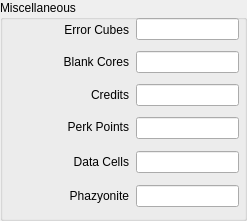
   <widget class="QGroupBox" name="misc_group">
    <property name="geometry">
     <rect>
      <x>9</x>
      <y>409</y>
      <width>247</width>
      <height>221</height>
     </rect>
    </property>
    <property name="font">
     <font>
      <pointsize>9</pointsize>
     </font>
    </property>
    <property name="title">
     <string>Miscellaneous</string>
    </property>
    <property name="checkable">
     <bool>false</bool>
    </property>
    <widget class="QLabel" name="error_label">
     <property name="geometry">
      <rect>
       <x>22</x>
       <y>19</y>
       <width>107</width>
       <height>22</height>
      </rect>
     </property>
     <property name="font">
      <font>
       <family>MS Shell Dlg 2</family>
       <pointsize>9</pointsize>
       <weight>50</weight>
       <bold>false</bold>
       <kerning>true</kerning>
      </font>
     </property>
     <property name="text">
      <string>Error Cubes</string>
     </property>
     <property name="textFormat">
      <enum>Qt::PlainText</enum>
     </property>
     <property name="alignment">
      <set>Qt::AlignRight|Qt::AlignVCenter|Qt::AlignTrailing</set>
     </property>
     <property name="margin">
      <number>0</number>
     </property>
    </widget>
    <widget class="QLineEdit" name="error_text">
     <property name="geometry">
      <rect>
       <x>136</x>
       <y>18</y>
       <width>103</width>
       <height>22</height>
      </rect>
     </property>
     <property name="font">
      <font>
       <pointsize>9</pointsize>
      </font>
     </property>
     <property name="inputMethodHints">
      <set>Qt::ImhDigitsOnly</set>
     </property>
    </widget>
    <widget class="QLabel" name="core_label">
     <property name="geometry">
      <rect>
       <x>22</x>
       <y>51</y>
       <width>107</width>
       <height>22</height>
      </rect>
     </property>
     <property name="font">
      <font>
       <family>MS Shell Dlg 2</family>
       <pointsize>9</pointsize>
       <weight>50</weight>
       <bold>false</bold>
       <kerning>true</kerning>
      </font>
     </property>
     <property name="text">
      <string>Blank Cores</string>
     </property>
     <property name="textFormat">
      <enum>Qt::PlainText</enum>
     </property>
     <property name="alignment">
      <set>Qt::AlignRight|Qt::AlignVCenter|Qt::AlignTrailing</set>
     </property>
     <property name="margin">
      <number>0</number>
     </property>
    </widget>
    <widget class="QLineEdit" name="core_text">
     <property name="geometry">
      <rect>
       <x>136</x>
       <y>51</y>
       <width>103</width>
       <height>22</height>
      </rect>
     </property>
     <property name="font">
      <font>
       <pointsize>9</pointsize>
      </font>
     </property>
     <property name="inputMethodHints">
      <set>Qt::ImhDigitsOnly</set>
     </property>
    </widget>
    <widget class="QLabel" name="credits_label">
     <property name="geometry">
      <rect>
       <x>22</x>
       <y>84</y>
       <width>107</width>
       <height>22</height>
      </rect>
     </property>
     <property name="font">
      <font>
       <family>MS Shell Dlg 2</family>
       <pointsize>9</pointsize>
       <weight>50</weight>
       <bold>false</bold>
       <kerning>true</kerning>
      </font>
     </property>
     <property name="text">
      <string>Credits</string>
     </property>
     <property name="textFormat">
      <enum>Qt::PlainText</enum>
     </property>
     <property name="alignment">
      <set>Qt::AlignRight|Qt::AlignVCenter|Qt::AlignTrailing</set>
     </property>
     <property name="margin">
      <number>0</number>
     </property>
    </widget>
    <widget class="QLineEdit" name="credits_text">
     <property name="geometry">
      <rect>
       <x>136</x>
       <y>84</y>
       <width>103</width>
       <height>22</height>
      </rect>
     </property>
     <property name="font">
      <font>
       <pointsize>9</pointsize>
      </font>
     </property>
     <property name="inputMethodHints">
      <set>Qt::ImhDigitsOnly</set>
     </property>
    </widget>
    <widget class="QLabel" name="perk_label">
     <property name="geometry">
      <rect>
       <x>22</x>
       <y>116</y>
       <width>107</width>
       <height>22</height>
      </rect>
     </property>
     <property name="font">
      <font>
       <family>MS Shell Dlg 2</family>
       <pointsize>9</pointsize>
       <weight>50</weight>
       <bold>false</bold>
       <kerning>true</kerning>
      </font>
     </property>
     <property name="text">
      <string>Perk Points</string>
     </property>
     <property name="textFormat">
      <enum>Qt::PlainText</enum>
     </property>
     <property name="alignment">
      <set>Qt::AlignRight|Qt::AlignVCenter|Qt::AlignTrailing</set>
     </property>
     <property name="margin">
      <number>0</number>
     </property>
    </widget>
    <widget class="QLineEdit" name="perk_text">
     <property name="geometry">
      <rect>
       <x>136</x>
       <y>117</y>
       <width>103</width>
       <height>22</height>
      </rect>
     </property>
     <property name="font">
      <font>
       <pointsize>9</pointsize>
      </font>
     </property>
     <property name="inputMethodHints">
      <set>Qt::ImhDigitsOnly</set>
     </property>
    </widget>
    <widget class="QLabel" name="data_label">
     <property name="geometry">
      <rect>
       <x>22</x>
       <y>151</y>
       <width>107</width>
       <height>22</height>
      </rect>
     </property>
     <property name="font">
      <font>
       <family>MS Shell Dlg 2</family>
       <pointsize>9</pointsize>
       <weight>50</weight>
       <bold>false</bold>
       <kerning>true</kerning>
      </font>
     </property>
     <property name="text">
      <string>Data Cells</string>
     </property>
     <property name="textFormat">
      <enum>Qt::PlainText</enum>
     </property>
     <property name="alignment">
      <set>Qt::AlignRight|Qt::AlignVCenter|Qt::AlignTrailing</set>
     </property>
     <property name="margin">
      <number>0</number>
     </property>
    </widget>
    <widget class="QLineEdit" name="data_text">
     <property name="geometry">
      <rect>
       <x>136</x>
       <y>151</y>
       <width>103</width>
       <height>22</height>
      </rect>
     </property>
     <property name="font">
      <font>
       <pointsize>9</pointsize>
      </font>
     </property>
     <property name="inputMethodHints">
      <set>Qt::ImhDigitsOnly</set>
     </property>
    </widget>
    <widget class="QLabel" name="phazy_label">
     <property name="geometry">
      <rect>
       <x>22</x>
       <y>185</y>
       <width>107</width>
       <height>22</height>
      </rect>
     </property>
     <property name="font">
      <font>
       <family>MS Shell Dlg 2</family>
       <pointsize>9</pointsize>
       <weight>50</weight>
       <bold>false</bold>
       <kerning>true</kerning>
      </font>
     </property>
     <property name="text">
      <string>Phazyonite</string>
     </property>
     <property name="textFormat">
      <enum>Qt::PlainText</enum>
     </property>
     <property name="alignment">
      <set>Qt::AlignRight|Qt::AlignVCenter|Qt::AlignTrailing</set>
     </property>
     <property name="margin">
      <number>0</number>
     </property>
    </widget>
    <widget class="QLineEdit" name="phazy_text">
     <property name="geometry">
      <rect>
       <x>136</x>
       <y>185</y>
       <width>103</width>
       <height>22</height>
      </rect>
     </property>
     <property name="font">
      <font>
       <pointsize>9</pointsize>
      </font>
     </property>
     <property name="inputMethodHints">
      <set>Qt::ImhDigitsOnly</set>
     </property>
    </widget>
   </widget>
